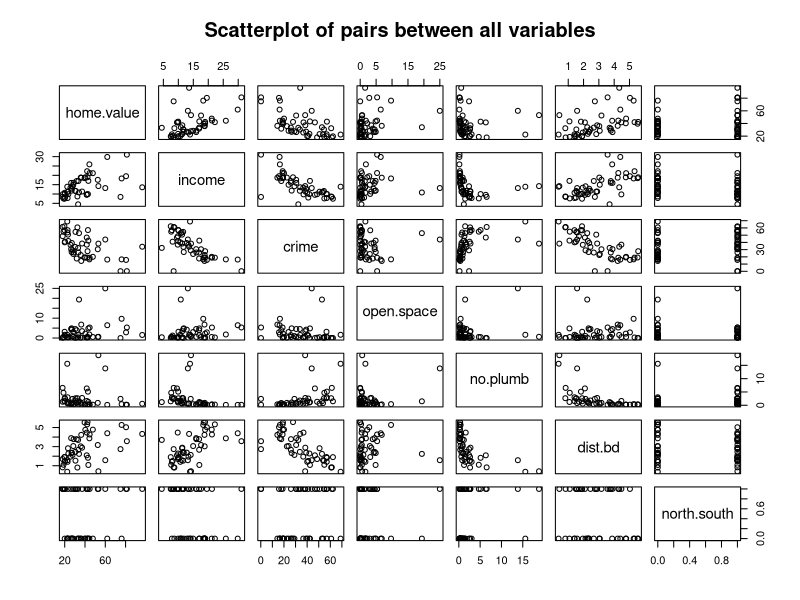
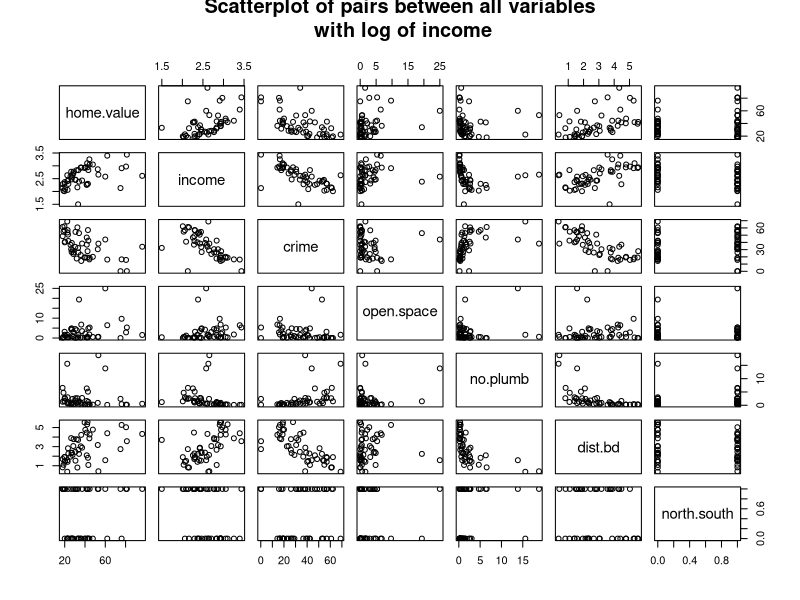
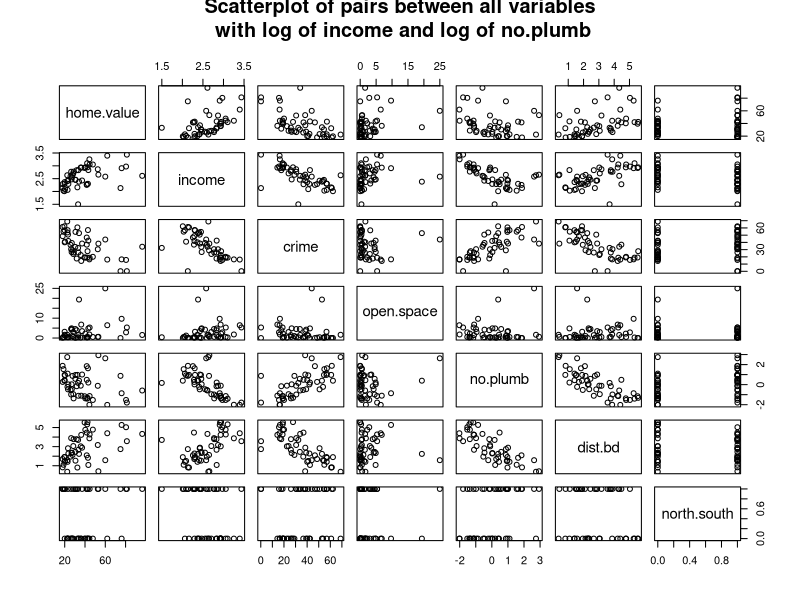

Write R code to recreate these figures, in order.
crime_rate <- read.csv("Test2/crime_rate.csv")

mod <- lm(crime ~ home.value + income +
    open.space + no.plumb + dist.bd + north.south, data = crime_rate)

#
# (a)
#
# Summary Here
summary(mod)

north <- crime_rate[crime_rate$north.south == 1, ]
south <- crime_rate[crime_rate$north.south == 0, ]

mean_north <- mean(north$crime)
mean_south <- mean(south$crime)

north_crime <- north$crime
south_crime <- south$crime

print(paste("mean for north,", mean_north))
print(paste("mean for south,", mean_south))

spooled <- ((length(north_crime) - 1) *
    sd(north_crime)^2 + (length(south_crime) - 1) *
        sd(south_crime)^2) / (length(north_crime) + length(south_crime) - 2)

t <- (mean_north - mean_south) / (sqrt(spooled) *
    sqrt(1 / length(north_crime) + 1 / length(south_crime)))

ta <- qt(1 - .01 / 2, length(north_crime) + length(south_crime) - 2)

#
# (b)
#
print(paste(
    "our test statistic:", abs(t), "<",
    ta, " which is t_.995,n_x+x_y-2"
))
# Used t-test
# Thus we do not reject null
# where null states X_1 - X_2 = 0
# Where X_1 is average crime rate of North
# Where X_2 is average crime rate of South

home_value <- crime_rate$home.value
mean_value <- mean(home_value)
# wish to show for hyp test H_0: mean_value - 0.3 = 0

val <- -0.3

an <- anova(mod)
MSE <- an["Mean Sq"]["Residuals", ]
Sxx <- sum((home_value - mean_value)^2)


tstar <- (mod$coefficients["home.value"] - val) /
    sqrt(MSE / Sxx)


ta2 <- qt(1 - .05 / 2, length(home_value) - (6 - 1))

#
# (c)
#
print(paste(
    "our test statistic:", abs(tstar), "<",
    ta2, " which is t_.95,n_x+x_y-2"
))

# Thus we don't reject H_0


#
# (d)
#
for (i in names(crime_rate)) {
    print(confint(mod, i, level = 0.85))
}



newdata <- data.frame(
    home.value = 20, income = 19, open.space = 10,
    no.plumb = 5, dist.bd = 2, north.south = 1
)

#
# (e)
#
predict(mod, newdata, interval = "confidence", level = .9)
predict(mod, newdata, level = .9)

#
# (f)
#
png(filename = "pairs1.png")
pairs(crime_rate,
    main = "Scatterplot of pairs between all variables"
)
dev.off()

crime_rate2 <- crime_rate
crime_rate2$income <- log(crime_rate$income)
png(filename = "pairs2.png")
pairs(crime_rate2,
    main = "Scatterplot of pairs between all variables\n with log of income"
)
dev.off()
# mod3 <- lm(crime ~ ., data = crime_rate2)

crime_rate3 <- crime_rate2
crime_rate3$no.plumb <- log(crime_rate2$no.plumb)

png(filename = "pairs3.png")
pairs(crime_rate3,
    main = "Scatterplot of pairs between all variables\n with log of income and log of no.plumb"
)
dev.off()
# mod3 <- lm(crime ~ ., data = crime_rate3)
